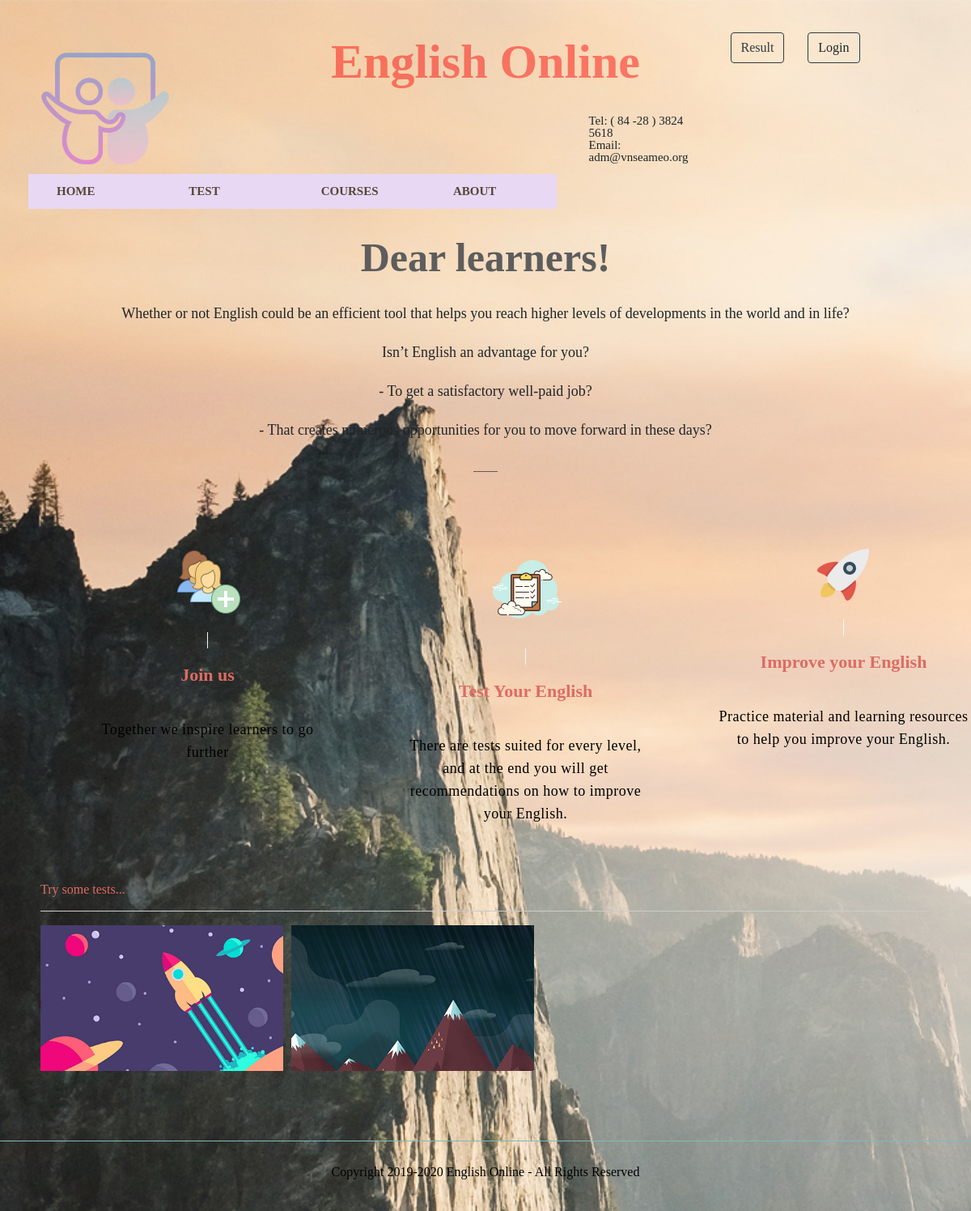
Before: / with the older database file.
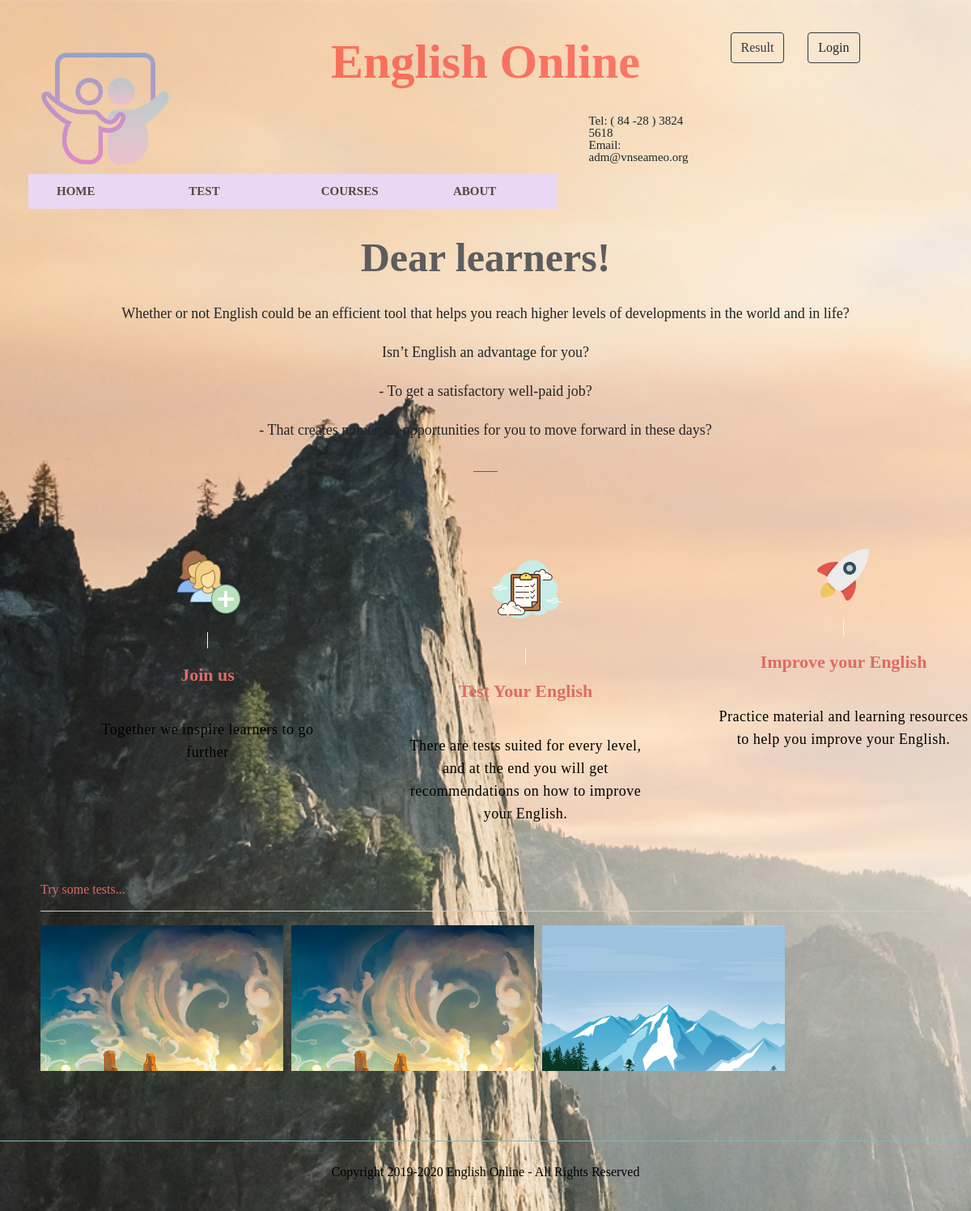
After: the same page with the newer database file.
### tables this page shows
CREATE TABLE `test` (
  `TEST_ID` int(11) NOT NULL,
  `TEST_NAME` varchar(50) DEFAULT NULL,
  `IMG` varchar(100) NOT NULL,
  `CLASS_ID` char(20) DEFAULT NULL,
  `TYPE` varchar(30) NOT NULL,
  `TIMELIMMIT` int(11) DEFAULT NULL,
  `USERNAME` char(20) DEFAULT NULL
);

### site/home.php (the view, shortened to what this page needs)
<?php
	include('admin/connect.php');
	$sql = "SELECT * FROM `test` WHERE TYPE='free'";
	$result = $conn->query($sql);
?>
<!doctype html>
<html>
	<link rel="stylesheet" type="text/css" href="./bootstrap/css/bootstrap.min.css">
     <link rel="stylesheet" type="text/css" href="css/animate.css">
     <link rel="stylesheet" type="text/css" href="css/home.css">
	<link rel="stylesheet" type="text/css" href="css/reset.css">
    <section class="billboard dark">
            <div class="caption dark animated wow fadeInDown " data-wow-delay=".4s">
                <h1>Dear learners!</h1>
                <p>Whether or not English could be an efficient tool that helps you reach higher levels of developments in the world and in life?</p>
                <p>Isn’t English an advantage for you?</p>
                <p>- To get a satisfactory well-paid job?</p>
                <p>- That creates numerous opportunities for you to move forward in these days?</p>
                <hr>
            </div>
    </section>
    <section class="services" style="margin-left: 100px;">
            <ul class="clearfix">
                <li class="animated wow fadeInDown">
                    <img class="icon" src="./img/join-icon.png"/>
                    <h2>Join us</h2>
                    <p>Together we inspire learners to go further</p>
                </li>
                <li class="animated wow fadeInDown"  data-wow-delay=".2s">
                    <img class="icon" src="./img/test-icon.png" alt=""/>
                    <h2>Test Your English</h2>
                    <p>There are tests suited for every level, and at the end you will get recommendations on how to improve your English.</p>
                </li>
                <li class="animated wow fadeInDown"  data-wow-delay=".4s">
                    <img class="icon" src="./img/icon3.png" alt=""/>
                    <h2>Improve your English</h2>
                    <p>Practice material and learning resources to help you improve your English.</p>
                </li>
            </ul>
    </section>
    <section class="tests">
                <div class="title animated wow fadeInDown">
                    <h2 style="color: #DD6C64; ">Try some tests...</h2>
                <hr>
                </div>
              <div class='test-content wrapper'>
              <div class=" test-list animated wow fadeInUp ">
              <?php
	while ($row = $result->fetch_assoc())
	{
?>
		<article class="test-listing <?php echo $row['TYPE']; ?> all">
    			  <div class="test-image">
    				    <a href="index.php?click=test-choosen&id=<?php echo $row['TEST_ID']; ?>">
							<img  src="admin/modules/imgTest/<?php echo $row['IMG'];?>"></a>
    			 </div>
   		</article>
<?php
	}
?>
                </div>
              </div>
                <br>
    </section>
</html>

### index.php (shortened to what this page needs)
<!DOCTYPE html>
<html>
<head>
</head>
<body style="background-size: auto 1700px">
    <?php
      include('./site/header.php');
      include('./site/menu.php');
    ?>
    <div class='content'>
    <?php
      include('./site/content.php');
    ?>
    </div>
     <?php
      include('./site/footer.php');
    ?>
</body>
</html>

### site/header.php (shortened to what this page needs)
<link rel="stylesheet" type="text/css" href="./bootstrap/css/bootstrap.min.css">
<link rel="stylesheet" href="./css/header.css">
<header style="padding: 40px">
  <div class="row banner">
    <div class="col-md-3"><img src="./img/banner.png"></div>
    <div class="col-md-6">
      <h1>English Online</h1>
      <p>Tel: ( 84 -28 ) 3824 5618<br>Email: adm@vnseameo.org</p>
    </div>
    <div class="col-md-1">
      <a id='tempResult' href='./index.php?click=tempResult' class="btn btn-outline-dark btn-rounded">Result</a>
    </div>
    <?php
    if (isset($_SESSION['login'])) {
      ?>
      <div id='signed' class="col-md-2">
        <a id='btnLogin' href='./index.php?click=info&username=<?php echo $_SESSION['login']; ?>' class="btn btn-outline-dark btn-rounded"><?php echo $_SESSION['login']; ?></a>
      </div>
    <?php
    } else {
      ?>
      <div id='signed' class="col-md-2">
        <a id='btnLogin' class="btn btn-outline-dark btn-rounded" data-toggle="modal" data-target="#modalLoginForm">Login</a>
      </div>
    <?php
    }
    ?>
  </div>
</header>

### site/menu.php (shortened to what this page needs)
<link rel="stylesheet" href="css/menu.css">
<link rel="stylesheet" type="text/css" href="./bootstrap/css/bootstrap.min.css">
<div class="row">
    <ul class='menu-1'>
          <li class="col-md-4"><a href="./index.php?click=home">HOME</a></li>
          <li class="col-md-4" data-type="all"><a href="./index.php?click=test">TEST</a>
        </li>
         <li class="col-md-4"><a href="./index.php?click=course&id=0">COURSES</a></li>
           <li class="col-md-4"><a href="./index.php?click=about">ABOUT</a></li>
    </ul>
</div>

### site/content.php
<div class='content'>
    <?php
        if (isset($_GET['click']))
        {
            $temp = $_GET['click'];
        } else {
            $temp = '';
        }
        if ($temp == 'home') {
            include ('site/home.php');
        }
        else if ($temp == 'test')
        {
            include ('site/test-list.php');
        }
        else if ($temp == 'about'){
            include ('site/about.php');
        }
        else if ($temp == 'course'){
            include ('site/course.php');
        }
        else if ($temp == 'doing-test') {
            include ('site/doing-test.php');
        }
        else if ($temp == 'test-choosen') {
            include ('site/test-detail.php');
        }
        else if ($temp == 'info')
        {
            include ('site/user-left/user-menu.php');
            include ('site/user-right/user-info.php');
        }
        else if ($temp == 'editPro')
        {
            include ('site/user-left/user-menu.php');
            include ('site/user-right/user-info-edit.php');
        }
        else if ($temp == 'editPass')
        {
            include ('site/user-left/user-menu.php');
            include ('site/user-right/user-info-password.php');
        }
        else if ($temp == 'manage')
        {
            include ('site/user-left/user-menu.php');
            include ('site/user-right/user-manage.php');
        }
        else if ($temp == 'mn-class')
        {
            include ('site/user-left/user-menu.php');
            include ('site/user-right/user-manage-class.php');
        }
        else if ($temp == 'mn-test')
        {
            include ('site/user-left/user-menu.php');
            include ('site/user-right/user-manage-test.php');
        }
        else if ($temp == 'mn-detail-test')
        {
            include ('site/user-left/user-menu.php');
            include ('site/user-right/user-manage-test-detail.php');
        }
        else if ($temp == 'mn-test-edit')
        {
            include ('site/user-left/user-menu.php');
            include ('site/user-right/user-manage-test-edit.php');
        }
        else if ($temp == 'mn-test-add')
        {
            include ('site/user-left/user-menu.php');
            include ('site/user-right/user-manage-addTest.php');
        }
        else if ($temp == 'mn-listStudent')
        {
            include ('site/user-left/user-menu.php');
            include ('site/user-right/user-manage-list-std.php');
        }
        else if ($temp == 'lo')
        {
            include ('site/user-left/user-menu.php');
            include ('site/user-right/user-lo.php');
        }
        else if ($temp == 'lo-listStudent')
        {
            include ('site/user-left/user-menu.php');
            include ('site/user-right/user-lo-list-std.php');
        }
        else if ($temp == 'tempResult')
        {
            include ('site/tempResult.php');
        }
        else if ($temp == 'lo-student')
        {
            include ('site/user-left/user-menu.php');
            include ('site/user-right/user-lo-std.php');
        }
        else if ($temp == 'chart')
        {
            include ('site/user-left/user-menu.php');
            include ('site/chart.php');
        }
        else if ($temp == 'testChart')
        {
            include ('site/user-left/user-menu.php');
            include ('site/testChart.php');
        }
        else if ($temp == 'teacherChart')
        {
            include ('site/user-left/user-menu.php');
            include ('site/teacherChart.php');
        }
        else {
            include ('site/home.php');
        }
    ?>
</div>

### site/footer.php
<link rel="stylesheet" href="./css/footer.css">
<footer>
		Copyright 2019-2020 English Online - All Rights Reserved
</footer>

### css/header.css (style rules this page uses)
* { font-family: Comic Sans MS; }
body { background: url('../img/billboard2.jpg') no-repeat; padding: 33px; }
header { width: 100%; height: 125px; position: relative; }
.banner h1 { font-weight: bold; font-size: 60px; text-align: center; color: rgba(204, 30, 30, 0.88); mix-blend-mode: hard-light; opacity: 0.7; }
.banner > div > img { width: auto; height: 180px; padding: 0px; opacity: 0.4; }

### css/menu.css (style rules this page uses)
.menu-1 > li { list-style-type: none; font-size: 15px; font-weight: bold; background-color: #e9d8f4; margin-top: 90px; }
.menu-1 a { text-decoration: none; color: #544738; float: left; padding: 5px 20px; }
.menu-1 { display: flex; flex-direction: row; }
.menu-1 { margin-left: 50px; line-height: 33px; color: #000000; }

### css/home.css (style rules this page uses)
.clearfix:before, .clearfix:after { content: " "; display: table; }
.clearfix:after { clear: both; }
.clearfix { *zoom: 1; }
.billboard { width: 100%; height: 690px; }
.billboard .dark { background-size: cover; }
.billboard .caption { margin-top: 30px; text-align: center; }
.billboard .caption h1 { font-size: 50px; font-weight: bold; margin-bottom: 30px; }
.billboard .caption.dark h1 { color: #5d5d5d; }
.billboard .caption p { font-size: 18px; margin-bottom: 30px;; }
.billboard .caption hr { display: inline-block; height: 1px; width: 30px; border: 0!important; margin: 0; padding: 0; }
.billboard .caption.dark hr { background: #5d5d5d; }
.services ul { margin-top: -300px; }
.services ul li { list-style: none; display: block; width: 313px; float: left; margin-left: 80px; text-align: center; }
.services ul li:first-child { margin-left: 0; }
.services ul li h2 { color: #DD6C64; font-size: 22px; font-weight: bold; margin: 0; }
.services ul li p { color: black; font-size: 18px; line-height: 28px; margin-top: 40px; letter-spacing: .5px; }
.test-list { display: grid; grid-template-columns: 300px 300px 300px 300px; grid-gap: 10px; }
.test-listing { position: relative; }
.test-image { width: 300px; height: 180px; line-height: 0; overflow: hidden; }
.test-image img { -webkit-filter: blur(0px); filter: blur(0px); transition: -webkit-filter 0.3s ease-in; transition: filter 0.3s ease-in; transition: filter 0.3s ease-in, -webkit-filter 0.3s ease-in; -webkit-transform: scale(1.1); transform: scale(1.1); }
.tests { padding: 70px 50px; }

### css/footer.css (style rules this page uses)
footer { align-self: center; position: relative; text-align: center; padding: 30px 0; margin-bottom: 10px; bottom: 0; border-top: 1px solid #7eb9be; color: black; }

### site/header.php (style rules this page uses)
.banner p { max-width: max-content; font-size: 15px; margin-top: 30px; margin-left: 400px; }

Changed rows visible on the page:
removed test: IMG (picture)
removed test: IMG (picture)
added test: IMG (picture)
added test: IMG (picture)
added test: IMG (picture)
